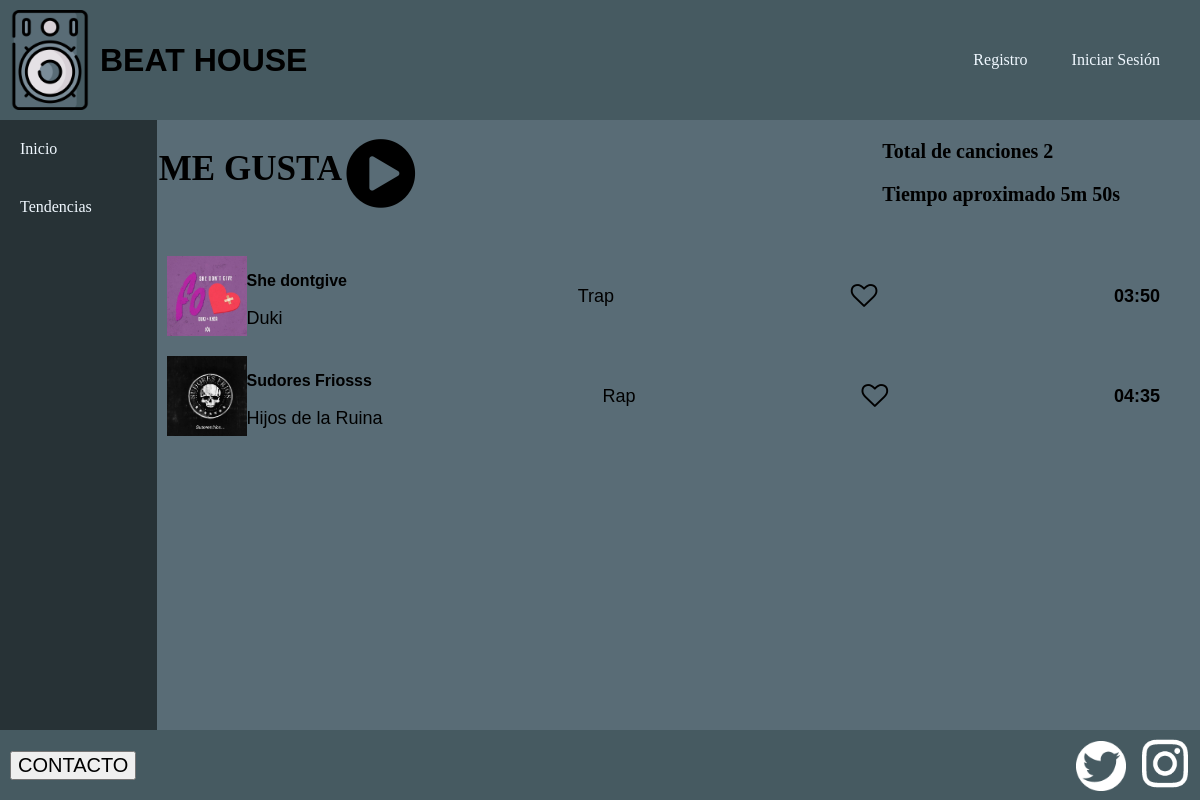
Screenshot of /mostrarPlaylist.php?id=3 with the database file from the repository.
### tables this page shows
CREATE TABLE `playlist` (
  `idPlaylist` int(11) NOT NULL,
  `nombrePlaylist` varchar(30) NOT NULL,
  `email` varchar(50) NOT NULL,
  `duracionPlaylist` varchar(20) NOT NULL
);

CREATE TABLE `contienen` (
  `idPlaylist` int(11) NOT NULL,
  `idCancion` int(11) NOT NULL
);

CREATE TABLE `canciones` (
  `idCancion` int(11) NOT NULL,
  `nombreCancion` varchar(20) NOT NULL,
  `genero` varchar(30) NOT NULL,
  `nombreAlbum` varchar(30) NOT NULL,
  `duracion` varchar(20) NOT NULL,
  `rutaCancion` varchar(150) NOT NULL,
  `rutaImagen` varchar(150) NOT NULL
);

### mostrarPlaylist.php (called while the page is built, shortened)
<?php
    require_once __DIR__."/includes/config.php";
    $idPlaylist = $_GET['id'] ?? '';
    $ListaCanciones = es\ucm\fdi\aw\Playlist::listaCancionesPlaylist($idPlaylist);
    $contenidoPrincipal = es\ucm\fdi\aw\Playlist::mostrarPlaylist($idPlaylist, $ListaCanciones);
    require RAIZ_APP."/vistas/plantillas/plantilla.php";
?>

### includes/config.php (called while the page is built, shortened)
<?php
spl_autoload_register(function ($class) {
    $prefix = 'es\\ucm\\fdi\\aw\\';
    $base_dir = __DIR__ . '/';
    $len = strlen($prefix);
    $relative_class = substr($class, $len);
    $file = $base_dir . str_replace('\\', '/', $relative_class) . '.php';
});

### includes/Cancion.php (the view, shortened to what this page needs)
<?php
require_once __DIR__ . "/config.php";
class Cancion
{
    private $id;
    private $nombre;
    private $genero;
    private $nombreAlbum;
    private $duracion;
    private $rutaCancion;
    private $rutaImagen;
    public function __construct($id, $nombre, $genero, $nombreAlbum, $duracion, $rutaCancion, $rutaImagen)
    {
        $this->id = $id;
        $this->nombre = $nombre;
        $this->genero = $genero;
        $this->nombreAlbum = $nombreAlbum;
        $this->duracion = $duracion;
        $this->rutaCancion = $rutaCancion;
        $this->rutaImagen = $rutaImagen;
    }
    public static function mostrarCancionesTotal($ListaCanciones)
    {
        $contenidoPrincipal = "";
        $contenidoPrincipal .= "<ul class='lista-canciones'>";
        $idPlaylistMeGusta = Playlist::idPlaylistMeGusta($_SESSION['email']);
        foreach ($ListaCanciones as $cancion) {
            $datos = array(
                array(
                'img' => $cancion->getRutaImagen(),
                'name' => $cancion->getNombre(),
                'artist' => $cancion->getNombreAlbum(),
                'music' => $cancion->getRutaCancion()
                )
            );
            $minutos = gmdate("i:s", $cancion->getDuracion());
            $datosJson = json_encode($datos);
            $meGusta = $cancion->meGusta($idPlaylistMeGusta);
            $iconoCorazon = $meGusta ? "<i class='fa fa-heart fa-2x'></i>" : "<i class='fa fa-heart-o fa-2x'></i>";
            $contenidoPrincipal .= <<<EOS
                <li>
                    <img src="{$cancion->getRutaImagen()}" alt="{$cancion->getNombre()}">
                    <div class="play" onclick='reproducirSeleccionado($datosJson)'>
                        <i class="fa fa-play-circle fa-5x"></i>
                    </div>
                    <div class="infoCancion">
                        <div class="nombre-genero">
                            <h3>{$cancion->getNombre()}</h3>
                            <p>{$cancion->getNombreAlbum()}</p>
                        </div>
                        <p>{$cancion->getGenero()}</p>
                        <button class="boton-corazon" id="boton-corazon{$cancion->getId()}" onclick='cambiarIcono({$cancion->getId()}, {$idPlaylistMeGusta}, {$cancion->getDuracion()})'>
                            {$iconoCorazon}
                        </button>
                        <input type="hidden" id="valor{$cancion->getId()}" value="{$meGusta}" />
                        <p class="duracion">{$minutos}</p>
                    </div>
                </li>
                EOS;
        }
        $contenidoPrincipal .= "</ul>";
        return $contenidoPrincipal;
    }
    public function meGusta($idPlaylist)
    {
        $conn = Aplicacion::getInstance()->getConexionBd();
        $query = sprintf("SELECT * FROM contienen WHERE idPlaylist=%d AND idCancion=%d"
            , $idPlaylist
            , $this->id
        );
        $rs = $conn->query($query);
        return false;
    }
    public function getId()
    {
        return $this->id;
    }
    public function getNombre()
    {
        return $this->nombre;
    }
    public function getGenero()
    {
        return $this->genero;
    }
    public function getNombreAlbum()
    {
        return $this->nombreAlbum;
    }
    public function getDuracion()
    {
        return $this->duracion;
    }
    public function getRutaCancion()
    {
        return $this->rutaCancion;
    }
    public function getRutaImagen()
    {
        return $this->rutaImagen;
    }
}

### includes/Playlist.php (shortened to what this page needs)
<?php
class Playlist{
    public function __construct($idPlaylist, $nombrePlaylist, $email, $duracion)
    {
        $this->nombrePlaylist = $nombrePlaylist;
        $this->duracion = $duracion;
    }
    public static function convertirTiempo($segundos) {
        $horas = floor($segundos / 3600);
        $minutos = floor(($segundos - ($horas * 3600)) / 60);
        $segundos = $segundos - ($horas * 3600) - ($minutos * 60);
        if ($horas > 0) {
            $tiempo = $horas . "h " . $minutos . "m " . $segundos . "s";
        } else {
            $tiempo = $minutos . "m " . $segundos . "s";
        }
        return $tiempo;
    }
    public static function mostrarPlaylist($idPlaylist, $ListaCanciones){
        $playlist = Playlist::obtenerInfoPlaylist($idPlaylist);
        $contenidoPrincipal = <<<EOS
            <div class="info-meGusta">
                <div class="tituloYPlay">
                    <h1> {$playlist->nombrePlaylist} </h1>
        EOS;
        if (empty($ListaCanciones)) {
            $contenidoPrincipal .= <<<EOS
            </div>
            </div>
            <h1>No hay resultados</h1>
            EOS;
        }
        else {
            $canciones = array();
            foreach ($ListaCanciones as $cancion) {
                $info = array(
                    'img' => $cancion->getRutaImagen(),
                    'name' => $cancion->getNombre(),
                    'artist' => $cancion->getNombreAlbum(),
                    'music' => $cancion->getRutaCancion()
                );
                array_push($canciones, $info);
            }
            $numCanciones = count($canciones);
            $stringDuracion = Playlist::convertirTiempo($playlist->duracion);
            $datosJson = json_encode($canciones);
            $contenidoPrincipal .= <<<EOS
                <div class="play" onclick='reproducirSeleccionado($datosJson)'>
                    <i class="fa fa-play-circle fa-5x"></i>
                </div>
                </div>
                <div class="infoPlaylist">
                    <h3>Total de canciones $numCanciones</h3>
                    <h3>Tiempo aproximado {$stringDuracion}</h3>
                </div>
                </div>
            EOS;
            $contenidoPrincipal .= Cancion::mostrarCancionesTotal($ListaCanciones);
        }
        return $contenidoPrincipal;
    }
    public static function idPlaylistMeGusta($email){
        $conn = Aplicacion::getInstance()->getConexionBd();
        $query = sprintf(
            "SELECT * FROM playlist WHERE email='%s' AND nombrePlaylist='ME GUSTA'",
            $conn->real_escape_string($email)
        );
        $rs = $conn->query($query);
        if ($rs) {
            $playlist = $rs->fetch_assoc();
            return $playlist['idPlaylist'];
        } else {
            error_log("Error BD ({$conn->errno}): {$conn->error}");
        }
        return "";
    }
    public static function listaCancionesPlaylist($idPlaylist)
    {
        $lista = [];
        $conn = Aplicacion::getInstance()->getConexionBd();
        $query = "SELECT * FROM contienen c JOIN canciones can WHERE c.idCancion = can.idCancion AND c.idPlaylist = $idPlaylist";
        $result = $conn->query($query);
        if (!$result->num_rows > 0) {
            error_log("Error BD ({$conn->errno}): {$conn->error}");
        } else {
            foreach ($result as $rs) {
                $cancion = new Cancion(
                    $rs['idCancion'],
                    $rs['nombreCancion'],
                    $rs['genero'],
                    $rs['nombreAlbum'],
                    $rs['duracion'],
                    $rs['rutaCancion'],
                    $rs['rutaImagen']
                );
                array_push($lista, $cancion);
            }
        }
        return $lista;
    }
    public static function obtenerInfoPlaylist($id){
        $conn = Aplicacion::getInstance()->getConexionBd();
        $query = sprintf(
            "SELECT * FROM playlist WHERE idPlaylist=%d",
            $conn->real_escape_string($id)
        );
        $rs = $conn->query($query);
        if ($rs) {
            $playlist = $rs->fetch_assoc();
            return new Playlist($playlist['idPlaylist'], $playlist['nombrePlaylist'], $playlist['email'], $playlist['duracionPlaylist']);
        } else {
            error_log("Error BD ({$conn->errno}): {$conn->error}");
        }
        return "";
    }
}

### includes/vistas/plantillas/plantilla.php (shortened to what this page needs)
<!DOCTYPE html>
<html lang="en">
<head>
    <link id="estilo" rel="stylesheet" type="text/css" href="<?=RUTA_CSS?>/estiloPagina.css">
    <link rel="stylesheet" href="<?=RUTA_CSS?>/estiloreproductor.css">
    <link rel="stylesheet" href="https://cdnjs.cloudflare.com/ajax/libs/font-awesome/5.13.0/css/all.min.css">
    <link rel="stylesheet" href="https://cdnjs.cloudflare.com/ajax/libs/font-awesome/4.7.0/css/font-awesome.min.css">
    <link rel="stylesheet" href="<?=RUTA_CSS?>/buscador.css">
</head>
<body>
    <?php
        require(RAIZ_APP.'/vistas/comun/cabecera.php');
    ?>
    <main class= "main">
        <?php
            require(RAIZ_APP.'/vistas/comun/sidebarIzq.php');
        ?>
        <section class="panelCentral">
            <div class="contenidoPrincipal">
                <?=$contenidoPrincipal?>
            </div>
        </section>
    </main>
    <?php
        require(RAIZ_APP.'/vistas/comun/footer.php');
    ?>
</body>
</html>

### includes/vistas/comun/cabecera.php
<?php
function mostrarSaludo() {
	if (isset($_SESSION['login']) && ($_SESSION['login']===true)) {
        return "Bienvenido, " . es\ucm\fdi\aw\Usuario::opcionesUsuario();
	} else {
		return "<ul>
        <li><a href='registro.php'>Registro</a></li>
        <li><a href='login.php'>Iniciar Sesión</a></li>
    </ul>";
	}
}
?>
<header class="header">
        <div class="logo-titulo">
            <img src="<?=RUTA_IMGS?>/Altavoz2.png" alt="logo" class="logo">
            <h1>BEAT HOUSE</h1>
        </div>
        <div class="usuario">
            <?= mostrarSaludo(); ?>
        </div>
</header>

### includes/vistas/comun/sidebarIzq.php (shortened to what this page needs)
<section class="panelIzquierdo">
    <?php
        if(!isset($_SESSION['login'])){
            echo"<ul>
                    <li><a href='index.php'>Inicio</a></li>
                    <li><a href='tendencias.php'>Tendencias</a></li>
                </ul>";
        }
    ?>
</section>

### includes/vistas/comun/footer.php
<footer class="footer">
        <a href="contacto.php"><button class="botonContacto">CONTACTO</button></a>
        <div class="redesSociales">
                <a href="https://twitter.com/BeatHouseAW"><img src="<?= RUTA_IMGS ?>/logoTwitter.png" alt="twitter" class="logoTw"></a>
                <a href="https://instagram.com/BeatHouseAW"><img src="<?= RUTA_IMGS ?>/logoInsta.png" alt="instagram" class="logoInsta"></a>
        </div>
</footer>

### css/estiloPagina.css (style rules this page uses)
.header img { width: 100px; height: 100px; padding-top: 10px; padding-bottom: 10px; }
.header h1 { font-family: sans-serif; }
.header { background-color: #465A61; display: flex; justify-content: space-between; }
.logo-titulo { display: flex; justify-content: space-between; align-items: center; }
.usuario { display: flex; align-items: center; justify-content: space-between; padding-right: 20px; color: whitesmoke; }
.usuario ul { margin: 0; padding: 0; list-style: none; }
.usuario a { text-decoration: none; color: aliceblue; }
.usuario ul li { display: inline-block; }
.usuario ul li a { display: block; padding: 20px; border-radius: 5px; }
body { background-color: #596C76; margin: 0; display: flex; flex-direction: column; }
.main { width: 100%; height: calc(100vh - 190px); display: flex; justify-content: center; align-items: center; }
.panelIzquierdo { width: 15%; height: 100%; background-color: #273236; }
.panelIzquierdo ul { height: 100%; margin: 0; padding: 0; list-style: none; }
.panelIzquierdo a { text-decoration: none; color: aliceblue; }
.panelIzquierdo ul li { display: block; }
.panelIzquierdo ul li a { display: block; padding: 20px; }
.panelCentral { width: 100%; height: 100%; }
.contenidoPrincipal { width: 100%; height: calc(100vh - 340px); display: block; overflow-y: auto; }
.contenidoPrincipal img { width: 100px; height: 100px; }
footer { background-color: #465A61; width: 100%; height: 70px; display: flex; align-items: center; justify-content: space-between; }
.botonContacto { font-family: sans-serif; font-size: 20px; margin-left: 10px; }
.logoTw { width: 50px; height: 50px; }
.logoInsta { width: 70px; height: 55px; }
.info-meGusta { display: flex; justify-content: space-between; }
.tituloYPlay { display: flex; justify-content: space-around; width: 25%; }
.tituloYPlay h1 { font-size: 35px; }
.tituloYPlay .play { display: flex; align-items: center; justify-content: center; }
.infoPlaylist { margin-right: 80px; }
.infoPlaylist h3 { font-size: 20px; }

### css/estiloreproductor.css (style rules this page uses)
.infoCancion { width: 100%; height: 100%; display: flex; justify-content: center; align-items: center; font-family: Arial, Helvetica, sans-serif; }

### css/buscador.css (style rules this page uses)
.lista-canciones { list-style: none; margin: 0; padding: 0; padding-top: 20px; }
.lista-canciones img { width: 80px; height: 80px; }
.lista-canciones li { display: flex; width: 100%; padding: 10px; box-sizing: border-box; }
.lista-canciones .infoCancion { display: flex; justify-content: space-between; height: 80px; }
.lista-canciones .infoCancion .nombre-genero { height: 100%; }
.lista-canciones li h3 { font-size: 16px; font-weight: bold; }
.lista-canciones li p { font-size: 18px; }
.boton-buscador, .boton-corazon { border: none; background: none; }
.duracion { margin-right: 30px; font-weight: bold; }

### rows the page displays
playlist: nombrePlaylist "ME GUSTA", duracionPlaylist "5m 50s"
contienen: idCancion.rutaImagen (picture), idCancion.nombreCancion "She dontgive", idCancion.nombreAlbum "Duki", idCancion.genero "Trap", idCancion.duracion "03:50"
contienen: idCancion.rutaImagen (picture), idCancion.nombreCancion "Sudores Friosss", idCancion.nombreAlbum "Hijos de la Ruina", idCancion.genero "Rap", idCancion.duracion "04:35"

### other values shown
$numCanciones "2"
